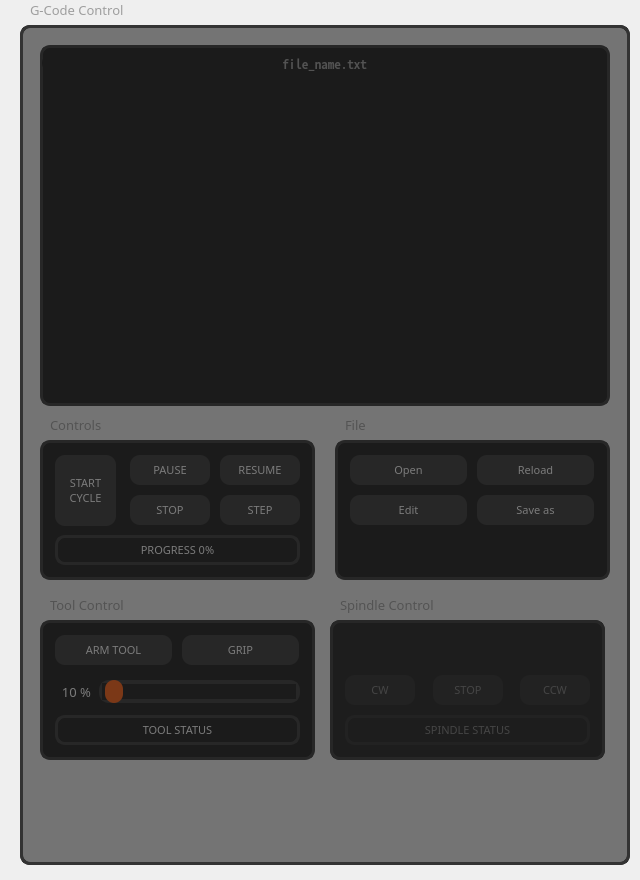
   <widget class="QFrame" name="frame_2">
    <property name="geometry">
     <rect>
      <x>0</x>
      <y>80</y>
      <width>640</width>
      <height>880</height>
     </rect>
    </property>
    <property name="frameShape">
     <enum>QFrame::NoFrame</enum>
    </property>
    <widget class="QFrame" name="frm_gcode_control">
     <property name="geometry">
      <rect>
       <x>20</x>
       <y>25</y>
       <width>610</width>
       <height>840</height>
      </rect>
     </property>
     <property name="sizePolicy">
      <sizepolicy hsizetype="Preferred" vsizetype="Preferred">
       <horstretch>0</horstretch>
       <verstretch>0</verstretch>
      </sizepolicy>
     </property>
     <property name="styleSheet">
      <string notr="true">border-radius: 10px;
border: 3px solid #333333;</string>
     </property>
     <property name="frameShape">
      <enum>QFrame::NoFrame</enum>
     </property>
     <widget class="QListView" name="list_gcode_view">
      <property name="geometry">
       <rect>
        <x>41</x>
        <y>50</y>
        <width>531</width>
        <height>321</height>
       </rect>
      </property>
      <property name="font">
       <font>
        <family>Noto Sans Mono CJK SC</family>
       </font>
      </property>
      <property name="styleSheet">
       <string notr="true">background-color: #161616;
border: none;
padding: 0px;
color: #fff;
</string>
      </property>
     </widget>
     <widget class="QFrame" name="frame_6">
      <property name="geometry">
       <rect>
        <x>20</x>
        <y>415</y>
        <width>275</width>
        <height>140</height>
       </rect>
      </property>
      <property name="sizePolicy">
       <sizepolicy hsizetype="Preferred" vsizetype="Preferred">
        <horstretch>0</horstretch>
        <verstretch>0</verstretch>
       </sizepolicy>
      </property>
      <property name="styleSheet">
       <string notr="true">border-radius: 10px;
border: 3px solid #333333;
border: 3px solid #333333;
background-color: #161616;</string>
      </property>
      <property name="frameShape">
       <enum>QFrame::NoFrame</enum>
      </property>
      <widget class="QPushButton" name="btn_cycle_start">
       <property name="geometry">
        <rect>
         <x>15</x>
         <y>15</y>
         <width>61</width>
         <height>71</height>
        </rect>
       </property>
       <property name="sizePolicy">
        <sizepolicy hsizetype="Fixed" vsizetype="Fixed">
         <horstretch>0</horstretch>
         <verstretch>0</verstretch>
        </sizepolicy>
       </property>
       <property name="font">
        <font>
         <family>JetBrains Mono</family>
         <pointsize>8</pointsize>
         <weight>50</weight>
         <bold>false</bold>
        </font>
       </property>
       <property name="toolTip">
        <string>&lt;html&gt;&lt;head/&gt;&lt;body&gt;&lt;p&gt;&lt;span style=&quot; color:#ffffff;&quot;&gt;Begin executing current file [R]&lt;/span&gt;&lt;/p&gt;&lt;/body&gt;&lt;/html&gt;</string>
       </property>
       <property name="styleSheet">
        <string notr="true">QPushButton {
	background-color: #333333;
	color: #FFFFFF;
	padding: 5px;
	border-radius: 10px;
	border: none;
}</string>
       </property>
       <property name="text">
        <string>START
CYCLE</string>
       </property>
      </widget>
      <widget class="QPushButton" name="btn_cycle_pause">
       <property name="geometry">
        <rect>
         <x>90</x>
         <y>15</y>
         <width>80</width>
         <height>30</height>
        </rect>
       </property>
       <property name="sizePolicy">
        <sizepolicy hsizetype="Fixed" vsizetype="Fixed">
         <horstretch>0</horstretch>
         <verstretch>0</verstretch>
        </sizepolicy>
       </property>
       <property name="font">
        <font>
         <family>JetBrains Mono</family>
         <pointsize>8</pointsize>
         <weight>50</weight>
         <bold>false</bold>
        </font>
       </property>
       <property name="toolTip">
        <string>&lt;html&gt;&lt;head/&gt;&lt;body&gt;&lt;p&gt;&lt;span style=&quot; color:#ffffff;&quot;&gt;Pause execution [P]&lt;/span&gt;&lt;/p&gt;&lt;/body&gt;&lt;/html&gt;</string>
       </property>
       <property name="styleSheet">
        <string notr="true">QPushButton {
	background-color: #333333;
	color: #FFFFFF;
	padding: 5px;
	border-radius: 10px;
	border: none;
}</string>
       </property>
       <property name="text">
        <string>PAUSE</string>
       </property>
      </widget>
      <widget class="QPushButton" name="btn_cycle_continue">
       <property name="geometry">
        <rect>
         <x>180</x>
         <y>15</y>
         <width>80</width>
         <height>30</height>
        </rect>
       </property>
       <property name="sizePolicy">
        <sizepolicy hsizetype="Fixed" vsizetype="Fixed">
         <horstretch>0</horstretch>
         <verstretch>0</verstretch>
        </sizepolicy>
       </property>
       <property name="font">
        <font>
         <family>JetBrains Mono</family>
         <pointsize>8</pointsize>
         <weight>50</weight>
         <bold>false</bold>
        </font>
       </property>
       <property name="toolTip">
        <string>&lt;html&gt;&lt;head/&gt;&lt;body&gt;&lt;p&gt;&lt;span style=&quot; color:#ffffff;&quot;&gt;Resume execution [S]&lt;/span&gt;&lt;/p&gt;&lt;/body&gt;&lt;/html&gt;</string>
       </property>
       <property name="styleSheet">
        <string notr="true">QPushButton {
	background-color: #333333;
	color: #FFFFFF;
	padding: 5px;
	border-radius: 10px;
	border: none;
}</string>
       </property>
       <property name="text">
        <string>RESUME</string>
       </property>
      </widget>
      <widget class="QPushButton" name="btn_cycle_step">
       <property name="geometry">
        <rect>
         <x>180</x>
         <y>55</y>
         <width>80</width>
         <height>30</height>
        </rect>
       </property>
       <property name="sizePolicy">
        <sizepolicy hsizetype="Fixed" vsizetype="Fixed">
         <horstretch>0</horstretch>
         <verstretch>0</verstretch>
        </sizepolicy>
       </property>
       <property name="font">
        <font>
         <family>JetBrains Mono</family>
         <pointsize>8</pointsize>
         <weight>50</weight>
         <bold>false</bold>
        </font>
       </property>
       <property name="toolTip">
        <string>&lt;html&gt;&lt;head/&gt;&lt;body&gt;&lt;p&gt;&lt;span style=&quot; color:#ffffff;&quot;&gt;Execute next line [T]&lt;/span&gt;&lt;/p&gt;&lt;/body&gt;&lt;/html&gt;</string>
       </property>
       <property name="styleSheet">
        <string notr="true">QPushButton {
	background-color: #333333;
	color: #FFFFFF;
	padding: 5px;
	border-radius: 10px;
	border: none;
}</string>
       </property>
       <property name="text">
        <string>STEP</string>
       </property>
      </widget>
      <widget class="QPushButton" name="btn_cycle_stop">
       <property name="geometry">
        <rect>
         <x>90</x>
         <y>55</y>
         <width>80</width>
         <height>30</height>
        </rect>
       </property>
       <property name="sizePolicy">
        <sizepolicy hsizetype="Fixed" vsizetype="Fixed">
         <horstretch>0</horstretch>
         <verstretch>0</verstretch>
        </sizepolicy>
       </property>
       <property name="font">
        <font>
         <family>JetBrains Mono</family>
         <pointsize>8</pointsize>
         <weight>50</weight>
         <bold>false</bold>
        </font>
       </property>
       <property name="toolTip">
        <string>&lt;html&gt;&lt;head/&gt;&lt;body&gt;&lt;p&gt;&lt;span style=&quot; color:#ffffff;&quot;&gt;Stop program execution [ESC]&lt;/span&gt;&lt;/p&gt;&lt;/body&gt;&lt;/html&gt;</string>
       </property>
       <property name="styleSheet">
        <string notr="true">QPushButton {
	background-color: #333333;
	color: #FFFFFF;
	padding: 5px;
	border-radius: 10px;
	border: none;
}</string>
       </property>
       <property name="text">
        <string>STOP</string>
       </property>
      </widget>
      <widget class="QLabel" name="lbl_progress_percent">
       <property name="geometry">
        <rect>
         <x>15</x>
         <y>95</y>
         <width>245</width>
         <height>30</height>
        </rect>
       </property>
       <property name="font">
        <font>
         <family>JetBrains Mono</family>
         <pointsize>8</pointsize>
         <weight>50</weight>
         <bold>false</bold>
        </font>
       </property>
       <property name="styleSheet">
        <string notr="true">border-radius: 10px;
color: #fff;
</string>
       </property>
       <property name="text">
        <string>PROGRESS 0%</string>
       </property>
       <property name="alignment">
        <set>Qt::AlignCenter</set>
       </property>
      </widget>
     </widget>
     <widget class="QFrame" name="frame_8">
      <property name="geometry">
       <rect>
        <x>315</x>
        <y>415</y>
        <width>275</width>
        <height>140</height>
       </rect>
      </property>
      <property name="sizePolicy">
       <sizepolicy hsizetype="Preferred" vsizetype="Preferred">
        <horstretch>0</horstretch>
        <verstretch>0</verstretch>
       </sizepolicy>
      </property>
      <property name="styleSheet">
       <string notr="true">border-radius: 10px;
border: 3px solid #333333;
background-color: #161616;</string>
      </property>
      <property name="frameShape">
       <enum>QFrame::NoFrame</enum>
      </property>
      <widget class="QPushButton" name="btn_file_open">
       <property name="geometry">
        <rect>
         <x>15</x>
         <y>15</y>
         <width>117</width>
         <height>30</height>
        </rect>
       </property>
       <property name="sizePolicy">
        <sizepolicy hsizetype="Fixed" vsizetype="Fixed">
         <horstretch>0</horstretch>
         <verstretch>0</verstretch>
        </sizepolicy>
       </property>
       <property name="font">
        <font>
         <family>JetBrains Mono</family>
         <pointsize>8</pointsize>
         <weight>50</weight>
         <bold>false</bold>
        </font>
       </property>
       <property name="toolTip">
        <string>&lt;html&gt;&lt;head/&gt;&lt;body&gt;&lt;p&gt;&lt;span style=&quot; color:#ffffff;&quot;&gt;Open G-Code file [O]&lt;/span&gt;&lt;/p&gt;&lt;/body&gt;&lt;/html&gt;</string>
       </property>
       <property name="styleSheet">
        <string notr="true">QPushButton {
	background-color: #333333;
	color: #FFFFFF;
	padding: 5px;
	border-radius: 10px;
	border: none;
}</string>
       </property>
       <property name="text">
        <string>Open</string>
       </property>
      </widget>
      <widget class="QPushButton" name="btn_file_reload">
       <property name="geometry">
        <rect>
         <x>142</x>
         <y>15</y>
         <width>117</width>
         <height>30</height>
        </rect>
       </property>
       <property name="sizePolicy">
        <sizepolicy hsizetype="Fixed" vsizetype="Fixed">
         <horstretch>0</horstretch>
         <verstretch>0</verstretch>
        </sizepolicy>
       </property>
       <property name="font">
        <font>
         <family>JetBrains Mono</family>
         <pointsize>8</pointsize>
         <weight>50</weight>
         <bold>false</bold>
        </font>
       </property>
       <property name="toolTip">
        <string>&lt;html&gt;&lt;head/&gt;&lt;body&gt;&lt;p&gt;&lt;span style=&quot; color:#ffffff;&quot;&gt;Reopen current file [Ctrl+R]&lt;/span&gt;&lt;/p&gt;&lt;/body&gt;&lt;/html&gt;</string>
       </property>
       <property name="styleSheet">
        <string notr="true">QPushButton {
	background-color: #333333;
	color: #FFFFFF;
	padding: 5px;
	border-radius: 10px;
	border: none;
}</string>
       </property>
       <property name="text">
        <string>Reload</string>
       </property>
      </widget>
      <widget class="QPushButton" name="btn_file_save_as">
       <property name="geometry">
        <rect>
         <x>142</x>
         <y>55</y>
         <width>117</width>
         <height>30</height>
        </rect>
       </property>
       <property name="sizePolicy">
        <sizepolicy hsizetype="Fixed" vsizetype="Fixed">
         <horstretch>0</horstretch>
         <verstretch>0</verstretch>
        </sizepolicy>
       </property>
       <property name="font">
        <font>
         <family>JetBrains Mono</family>
         <pointsize>8</pointsize>
         <weight>50</weight>
         <bold>false</bold>
        </font>
       </property>
       <property name="toolTip">
        <string>&lt;html&gt;&lt;head/&gt;&lt;body&gt;&lt;p&gt;&lt;span style=&quot; color:#ffffff;&quot;&gt;Save G-code as [Ctrl+S]&lt;/span&gt;&lt;/p&gt;&lt;/body&gt;&lt;/html&gt;</string>
       </property>
       <property name="styleSheet">
        <string notr="true">QPushButton {
	background-color: #333333;
	color: #FFFFFF;
	padding: 5px;
	border-radius: 10px;
	border: none;
}</string>
       </property>
       <property name="text">
        <string>Save as</string>
       </property>
      </widget>
      <widget class="QPushButton" name="btn_file_edit">
       <property name="geometry">
        <rect>
         <x>15</x>
         <y>55</y>
         <width>117</width>
         <height>30</height>
        </rect>
       </property>
       <property name="sizePolicy">
        <sizepolicy hsizetype="Fixed" vsizetype="Fixed">
         <horstretch>0</horstretch>
         <verstretch>0</verstretch>
        </sizepolicy>
       </property>
       <property name="font">
        <font>
         <family>JetBrains Mono</family>
         <pointsize>8</pointsize>
         <weight>50</weight>
         <bold>false</bold>
        </font>
       </property>
       <property name="toolTip">
        <string>&lt;html&gt;&lt;head/&gt;&lt;body&gt;&lt;p&gt;&lt;span style=&quot; color:#ffffff;&quot;&gt;Edit current file [E]&lt;/span&gt;&lt;/p&gt;&lt;/body&gt;&lt;/html&gt;</string>
       </property>
       <property name="styleSheet">
        <string notr="true">QPushButton {
	background-color: #333333;
	color: #FFFFFF;
	padding: 5px;
	border-radius: 10px;
	border: none;
}</string>
       </property>
       <property name="text">
        <string>Edit</string>
       </property>
      </widget>
     </widget>
     <widget class="QFrame" name="frame_10">
      <property name="geometry">
       <rect>
        <x>20</x>
        <y>20</y>
        <width>570</width>
        <height>361</height>
       </rect>
      </property>
      <property name="styleSheet">
       <string notr="true">background-color: #161616;
border: 3px solid #333333;</string>
      </property>
      <property name="frameShape">
       <enum>QFrame::NoFrame</enum>
      </property>
     </widget>
     <widget class="QFrame" name="gcode_control_overlay">
      <property name="geometry">
       <rect>
        <x>0</x>
        <y>0</y>
        <width>610</width>
        <height>840</height>
       </rect>
      </property>
      <property name="styleSheet">
       <string notr="true">background-color: rgba(30, 30, 30, 150);
</string>
      </property>
      <property name="frameShape">
       <enum>QFrame::StyledPanel</enum>
      </property>
      <property name="frameShadow">
       <enum>QFrame::Raised</enum>
      </property>
     </widget>
     <widget class="QLabel" name="lbl_controls">
      <property name="geometry">
       <rect>
        <x>30</x>
        <y>390</y>
        <width>100</width>
        <height>20</height>
       </rect>
      </property>
      <property name="font">
       <font>
        <family>JetBrains Mono</family>
        <pointsize>10</pointsize>
        <weight>50</weight>
        <bold>false</bold>
       </font>
      </property>
      <property name="styleSheet">
       <string notr="true">border: none;
color: #9E9E9E</string>
      </property>
      <property name="text">
       <string>Controls</string>
      </property>
     </widget>
     <widget class="QLabel" name="lbl_file">
      <property name="geometry">
       <rect>
        <x>325</x>
        <y>390</y>
        <width>100</width>
        <height>20</height>
       </rect>
      </property>
      <property name="font">
       <font>
        <family>JetBrains Mono</family>
        <pointsize>10</pointsize>
        <weight>50</weight>
        <bold>false</bold>
       </font>
      </property>
      <property name="styleSheet">
       <string notr="true">border: none;
color: #9E9E9E</string>
      </property>
      <property name="text">
       <string>File</string>
      </property>
     </widget>
     <widget class="QLabel" name="lbl_filename">
      <property name="geometry">
       <rect>
        <x>22</x>
        <y>28</y>
        <width>565</width>
        <height>20</height>
       </rect>
      </property>
      <property name="font">
       <font>
        <family>Noto Sans Mono CJK SC</family>
        <pointsize>10</pointsize>
        <weight>50</weight>
        <bold>false</bold>
       </font>
      </property>
      <property name="styleSheet">
       <string notr="true">border: none;
background-color: #161616;
color: #9E9E9E;
</string>
      </property>
      <property name="text">
       <string>file_name.txt</string>
      </property>
      <property name="alignment">
       <set>Qt::AlignCenter</set>
      </property>
     </widget>
     <widget class="QFrame" name="frm_spindle_control">
      <property name="geometry">
       <rect>
        <x>310</x>
        <y>595</y>
        <width>275</width>
        <height>140</height>
       </rect>
      </property>
      <property name="sizePolicy">
       <sizepolicy hsizetype="Preferred" vsizetype="Preferred">
        <horstretch>0</horstretch>
        <verstretch>0</verstretch>
       </sizepolicy>
      </property>
      <property name="styleSheet">
       <string notr="true">border-radius: 10px;
border: 3px solid #333333;
background-color: #161616;</string>
      </property>
      <property name="frameShape">
       <enum>QFrame::NoFrame</enum>
      </property>
      <widget class="QPushButton" name="btn_spindle_cw">
       <property name="geometry">
        <rect>
         <x>15</x>
         <y>55</y>
         <width>70</width>
         <height>30</height>
        </rect>
       </property>
       <property name="sizePolicy">
        <sizepolicy hsizetype="Fixed" vsizetype="Fixed">
         <horstretch>0</horstretch>
         <verstretch>0</verstretch>
        </sizepolicy>
       </property>
       <property name="font">
        <font>
         <family>JetBrains Mono</family>
         <pointsize>8</pointsize>
         <weight>50</weight>
         <bold>false</bold>
        </font>
       </property>
       <property name="toolTip">
        <string>&lt;html&gt;&lt;head/&gt;&lt;body&gt;&lt;p&gt;&lt;span style=&quot; color:#ffffff;&quot;&gt;Resume execution [S]&lt;/span&gt;&lt;/p&gt;&lt;/body&gt;&lt;/html&gt;</string>
       </property>
       <property name="styleSheet">
        <string notr="true">QPushButton {
	background-color: #333333;
	color: #FFFFFF;
	padding: 5px;
	border-radius: 10px;
	border: none;
}</string>
       </property>
       <property name="text">
        <string>CW</string>
       </property>
      </widget>
      <widget class="QPushButton" name="btn_spindle_stop">
       <property name="geometry">
        <rect>
         <x>103</x>
         <y>55</y>
         <width>70</width>
         <height>30</height>
        </rect>
       </property>
       <property name="sizePolicy">
        <sizepolicy hsizetype="Fixed" vsizetype="Fixed">
         <horstretch>0</horstretch>
         <verstretch>0</verstretch>
        </sizepolicy>
       </property>
       <property name="font">
        <font>
         <family>JetBrains Mono</family>
         <pointsize>8</pointsize>
         <weight>50</weight>
         <bold>false</bold>
        </font>
       </property>
       <property name="toolTip">
        <string>&lt;html&gt;&lt;head/&gt;&lt;body&gt;&lt;p&gt;&lt;span style=&quot; color:#ffffff;&quot;&gt;Resume execution [S]&lt;/span&gt;&lt;/p&gt;&lt;/body&gt;&lt;/html&gt;</string>
       </property>
       <property name="styleSheet">
        <string notr="true">QPushButton {
	background-color: #333333;
	color: #FFFFFF;
	padding: 5px;
	border-radius: 10px;
	border: none;
}</string>
       </property>
       <property name="text">
        <string>STOP</string>
       </property>
      </widget>
      <widget class="QPushButton" name="btn_spindle_ccw">
       <property name="geometry">
        <rect>
         <x>190</x>
         <y>55</y>
         <width>70</width>
         <height>30</height>
        </rect>
       </property>
       <property name="sizePolicy">
        <sizepolicy hsizetype="Fixed" vsizetype="Fixed">
         <horstretch>0</horstretch>
         <verstretch>0</verstretch>
        </sizepolicy>
       </property>
       <property name="font">
        <font>
         <family>JetBrains Mono</family>
         <pointsize>8</pointsize>
         <weight>50</weight>
         <bold>false</bold>
        </font>
       </property>
       <property name="toolTip">
        <string>&lt;html&gt;&lt;head/&gt;&lt;body&gt;&lt;p&gt;&lt;span style=&quot; color:#ffffff;&quot;&gt;Resume execution [S]&lt;/span&gt;&lt;/p&gt;&lt;/body&gt;&lt;/html&gt;</string>
       </property>
       <property name="styleSheet">
        <string notr="true">QPushButton {
	background-color: #333333;
	color: #FFFFFF;
	padding: 5px;
	border-radius: 10px;
	border: none;
}</string>
       </property>
       <property name="text">
        <string>CCW</string>
       </property>
      </widget>
      <widget class="QFrame" name="spindle_control_overlay">
       <property name="geometry">
        <rect>
         <x>0</x>
         <y>0</y>
         <width>275</width>
         <height>140</height>
        </rect>
       </property>
       <property name="styleSheet">
        <string notr="true">background-color: rgba(30, 30, 30, 150);
border-radius: 10px;
border: 3px solid #333333;</string>
       </property>
       <property name="frameShape">
        <enum>QFrame::StyledPanel</enum>
       </property>
       <property name="frameShadow">
        <enum>QFrame::Raised</enum>
       </property>
      </widget>
      <widget class="QLabel" name="lbl_spindle_status">
       <property name="geometry">
        <rect>
         <x>15</x>
         <y>95</y>
         <width>245</width>
         <height>30</height>
        </rect>
       </property>
       <property name="font">
        <font>
         <family>JetBrains Mono</family>
         <pointsize>8</pointsize>
         <weight>50</weight>
         <bold>false</bold>
        </font>
       </property>
       <property name="styleSheet">
        <string notr="true">border-radius: 10px;
color: #fff;
</string>
       </property>
       <property name="text">
        <string>SPINDLE STATUS</string>
       </property>
       <property name="alignment">
        <set>Qt::AlignCenter</set>
       </property>
      </widget>
      <zorder>btn_spindle_cw</zorder>
      <zorder>btn_spindle_stop</zorder>
      <zorder>btn_spindle_ccw</zorder>
      <zorder>lbl_spindle_status</zorder>
      <zorder>spindle_control_overlay</zorder>
     </widget>
     <widget class="QLabel" name="lbl_spindle_control">
      <property name="geometry">
       <rect>
        <x>320</x>
        <y>570</y>
        <width>151</width>
        <height>20</height>
       </rect>
      </property>
      <property name="font">
       <font>
        <family>JetBrains Mono</family>
        <pointsize>10</pointsize>
        <weight>50</weight>
        <bold>false</bold>
       </font>
      </property>
      <property name="styleSheet">
       <string notr="true">border: none;
color: #9E9E9E</string>
      </property>
      <property name="text">
       <string>Spindle Control</string>
      </property>
      <property name="alignment">
       <set>Qt::AlignLeading|Qt::AlignLeft|Qt::AlignVCenter</set>
      </property>
     </widget>
     <widget class="QFrame" name="frm_tool_control">
      <property name="geometry">
       <rect>
        <x>20</x>
        <y>595</y>
        <width>275</width>
        <height>140</height>
       </rect>
      </property>
      <property name="sizePolicy">
       <sizepolicy hsizetype="Preferred" vsizetype="Preferred">
        <horstretch>0</horstretch>
        <verstretch>0</verstretch>
       </sizepolicy>
      </property>
      <property name="styleSheet">
       <string notr="true">border-radius: 10px;
border: 3px solid #333333;
background-color: #161616;</string>
      </property>
      <property name="frameShape">
       <enum>QFrame::NoFrame</enum>
      </property>
      <widget class="QPushButton" name="btn_tool_arm">
       <property name="geometry">
        <rect>
         <x>15</x>
         <y>15</y>
         <width>117</width>
         <height>30</height>
        </rect>
       </property>
       <property name="sizePolicy">
        <sizepolicy hsizetype="Fixed" vsizetype="Fixed">
         <horstretch>0</horstretch>
         <verstretch>0</verstretch>
        </sizepolicy>
       </property>
       <property name="font">
        <font>
         <family>JetBrains Mono</family>
         <pointsize>8</pointsize>
         <weight>50</weight>
         <bold>false</bold>
        </font>
       </property>
       <property name="toolTip">
        <string/>
       </property>
       <property name="styleSheet">
        <string notr="true">QPushButton {
	background-color: #333333;
	color: #FFFFFF;
	padding: 5px;
	border-radius: 10px;
	border: none;
}</string>
       </property>
       <property name="text">
        <string>ARM TOOL</string>
       </property>
      </widget>
      <widget class="QPushButton" name="btn_tool_action">
       <property name="geometry">
        <rect>
         <x>142</x>
         <y>15</y>
         <width>117</width>
         <height>30</height>
        </rect>
       </property>
       <property name="sizePolicy">
        <sizepolicy hsizetype="Fixed" vsizetype="Fixed">
         <horstretch>0</horstretch>
         <verstretch>0</verstretch>
        </sizepolicy>
       </property>
       <property name="font">
        <font>
         <family>JetBrains Mono</family>
         <pointsize>8</pointsize>
         <weight>50</weight>
         <bold>false</bold>
        </font>
       </property>
       <property name="toolTip">
        <string/>
       </property>
       <property name="styleSheet">
        <string notr="true">QPushButton {
	background-color: #333333;
	color: #FFFFFF;
	padding: 5px;
	border-radius: 10px;
	border: none;
}</string>
       </property>
       <property name="text">
        <string>GRIP</string>
       </property>
      </widget>
      <widget class="QLabel" name="lbl_tool_status">
       <property name="geometry">
        <rect>
         <x>15</x>
         <y>95</y>
         <width>245</width>
         <height>30</height>
        </rect>
       </property>
       <property name="font">
        <font>
         <family>JetBrains Mono</family>
         <pointsize>8</pointsize>
         <weight>50</weight>
         <bold>false</bold>
        </font>
       </property>
       <property name="styleSheet">
        <string notr="true">border-radius: 10px;
color: #fff;
</string>
       </property>
       <property name="text">
        <string>TOOL STATUS</string>
       </property>
       <property name="alignment">
        <set>Qt::AlignCenter</set>
       </property>
      </widget>
      <widget class="QSlider" name="sld_tool_power">
       <property name="geometry">
        <rect>
         <x>59</x>
         <y>60</y>
         <width>201</width>
         <height>23</height>
        </rect>
       </property>
       <property name="styleSheet">
        <string notr="true">QSlider::groove:horizontal {
    background: #FE5C0D;
	border-radius: 10px;
	border: 3px solid #FE5C0D;
}

QSlider::handle:horizontal {
    background: #FE5C0D;
    width: 18px;
    height: 18px;
    margin: -6px 0; 
    border-radius: 9px; 
}

QSlider::handle:horizontal:hover {
	background-color: rgb(254, 81, 13);
    border: 2px solid rgb(254, 174, 13);
}

QSlider::sub-page:horizontal {
    background: #161616;
    height: 8px;
    border-radius: 9px;
}

QSlider::add-page:horizontal {
    background: #161616;
    border: 1px solid #333333;
    height: 8px;
    border-radius: 9px;
}</string>
       </property>
       <property name="minimum">
        <number>10</number>
       </property>
       <property name="maximum">
        <number>100</number>
       </property>
       <property name="value">
        <number>10</number>
       </property>
       <property name="orientation">
        <enum>Qt::Horizontal</enum>
       </property>
      </widget>
      <widget class="QLabel" name="lbl_tool_power_val">
       <property name="geometry">
        <rect>
         <x>10</x>
         <y>60</y>
         <width>41</width>
         <height>23</height>
        </rect>
       </property>
       <property name="font">
        <font>
         <family>JetBrains Mono</family>
         <pointsize>10</pointsize>
         <weight>50</weight>
         <bold>false</bold>
        </font>
       </property>
       <property name="styleSheet">
        <string notr="true">border: none;
color: #fff;
</string>
       </property>
       <property name="text">
        <string>10 %</string>
       </property>
       <property name="alignment">
        <set>Qt::AlignRight|Qt::AlignTrailing|Qt::AlignVCenter</set>
       </property>
      </widget>
     </widget>
     <widget class="QLabel" name="lbl_tool_title">
      <property name="geometry">
       <rect>
        <x>30</x>
        <y>570</y>
        <width>151</width>
        <height>20</height>
       </rect>
      </property>
      <property name="font">
       <font>
        <family>JetBrains Mono</family>
        <pointsize>10</pointsize>
        <weight>50</weight>
        <bold>false</bold>
       </font>
      </property>
      <property name="styleSheet">
       <string notr="true">border: none;
color: #9E9E9E</string>
      </property>
      <property name="text">
       <string>Tool Control</string>
      </property>
      <property name="alignment">
       <set>Qt::AlignLeading|Qt::AlignLeft|Qt::AlignVCenter</set>
      </property>
     </widget>
     <zorder>frame_10</zorder>
     <zorder>list_gcode_view</zorder>
     <zorder>frame_6</zorder>
     <zorder>frame_8</zorder>
     <zorder>lbl_controls</zorder>
     <zorder>lbl_file</zorder>
     <zorder>lbl_filename</zorder>
     <zorder>frm_spindle_control</zorder>
     <zorder>lbl_spindle_control</zorder>
     <zorder>frm_tool_control</zorder>
     <zorder>lbl_tool_title</zorder>
     <zorder>gcode_control_overlay</zorder>
    </widget>
    <widget class="QLabel" name="lbl_gcode_control">
     <property name="geometry">
      <rect>
       <x>30</x>
       <y>0</y>
       <width>151</width>
       <height>20</height>
      </rect>
     </property>
     <property name="font">
      <font>
       <family>JetBrains Mono</family>
       <pointsize>10</pointsize>
       <weight>50</weight>
       <bold>false</bold>
      </font>
     </property>
     <property name="styleSheet">
      <string notr="true">border: none;
color: #9E9E9E</string>
     </property>
     <property name="text">
      <string>G-Code Control</string>
     </property>
    </widget>
   </widget>
